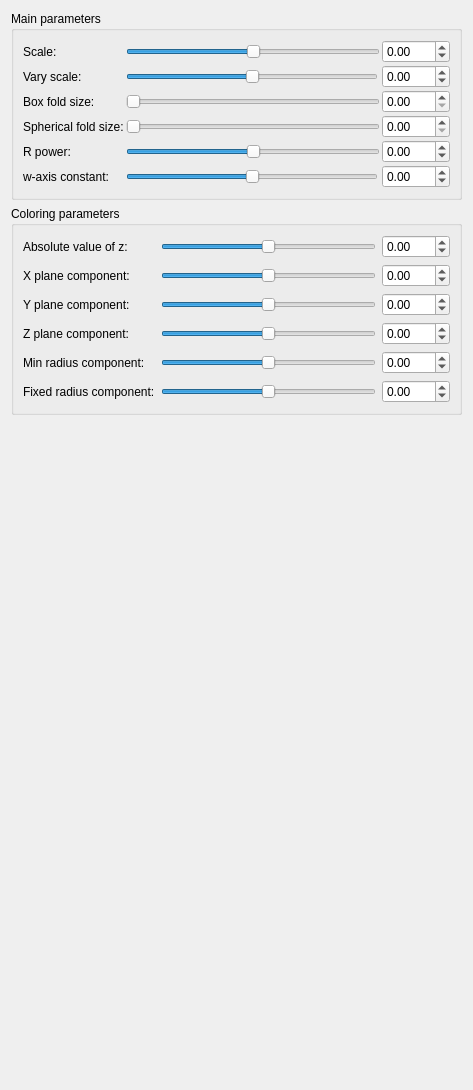
<?xml version="1.0" encoding="UTF-8"?>
<ui version="4.0">
 <class>Form</class>
 <widget class="QWidget" name="Form">
  <property name="geometry">
   <rect>
    <x>0</x>
    <y>0</y>
    <width>473</width>
    <height>1090</height>
   </rect>
  </property>
  <property name="windowTitle">
   <string>Form</string>
  </property>
  <layout class="QVBoxLayout" name="verticalLayout">
   <item>
    <widget class="QGroupBox" name="groupBox">
     <property name="title">
      <string>Main parameters</string>
     </property>
     <layout class="QVBoxLayout" name="verticalLayout_2">
      <item>
       <layout class="QGridLayout" name="gridLayout">
        <property name="spacing">
         <number>2</number>
        </property>
        <item row="3" column="0">
         <widget class="QLabel" name="label_9">
          <property name="text">
           <string>Spherical fold size:</string>
          </property>
         </widget>
        </item>
        <item row="4" column="0">
         <widget class="QLabel" name="label_10">
          <property name="text">
           <string>R power:</string>
          </property>
         </widget>
        </item>
        <item row="0" column="1" colspan="2">
         <widget class="QSlider" name="slider_mandelbox_scale">
          <property name="minimum">
           <number>-500</number>
          </property>
          <property name="maximum">
           <number>500</number>
          </property>
          <property name="singleStep">
           <number>1</number>
          </property>
          <property name="orientation">
           <enum>Qt::Horizontal</enum>
          </property>
         </widget>
        </item>
        <item row="1" column="1">
         <widget class="QSlider" name="slider_mandelbox_vary_scale_vary">
          <property name="minimum">
           <number>-500</number>
          </property>
          <property name="maximum">
           <number>500</number>
          </property>
          <property name="singleStep">
           <number>1</number>
          </property>
          <property name="orientation">
           <enum>Qt::Horizontal</enum>
          </property>
         </widget>
        </item>
        <item row="4" column="1" colspan="2">
         <widget class="QSlider" name="slider_mandelbox_vary_rpower">
          <property name="minimum">
           <number>-500</number>
          </property>
          <property name="maximum">
           <number>500</number>
          </property>
          <property name="singleStep">
           <number>1</number>
          </property>
          <property name="orientation">
           <enum>Qt::Horizontal</enum>
          </property>
         </widget>
        </item>
        <item row="3" column="1" colspan="2">
         <widget class="QSlider" name="slider_mandelbox_vary_minr">
          <property name="minimum">
           <number>0</number>
          </property>
          <property name="maximum">
           <number>5000</number>
          </property>
          <property name="singleStep">
           <number>1</number>
          </property>
          <property name="orientation">
           <enum>Qt::Horizontal</enum>
          </property>
         </widget>
        </item>
        <item row="2" column="1" colspan="2">
         <widget class="QSlider" name="slider_mandelbox_vary_fold">
          <property name="minimum">
           <number>0</number>
          </property>
          <property name="maximum">
           <number>5000</number>
          </property>
          <property name="singleStep">
           <number>1</number>
          </property>
          <property name="orientation">
           <enum>Qt::Horizontal</enum>
          </property>
         </widget>
        </item>
        <item row="2" column="0">
         <widget class="QLabel" name="label_8">
          <property name="text">
           <string>Box fold size:</string>
          </property>
         </widget>
        </item>
        <item row="0" column="0">
         <widget class="QLabel" name="label_7">
          <property name="text">
           <string>Scale:</string>
          </property>
         </widget>
        </item>
        <item row="2" column="3">
         <widget class="MyDoubleSpinBox" name="spinbox_mandelbox_vary_fold">
          <property name="prefix">
           <string/>
          </property>
          <property name="suffix">
           <string/>
          </property>
          <property name="decimals">
           <number>2</number>
          </property>
          <property name="minimum">
           <double>0.000000000000000</double>
          </property>
          <property name="maximum">
           <double>100.000000000000000</double>
          </property>
          <property name="singleStep">
           <double>0.100000000000000</double>
          </property>
         </widget>
        </item>
        <item row="3" column="3">
         <widget class="MyDoubleSpinBox" name="spinbox_mandelbox_vary_minr">
          <property name="prefix">
           <string/>
          </property>
          <property name="suffix">
           <string/>
          </property>
          <property name="decimals">
           <number>2</number>
          </property>
          <property name="minimum">
           <double>0.000000000000000</double>
          </property>
          <property name="maximum">
           <double>100.000000000000000</double>
          </property>
          <property name="singleStep">
           <double>0.100000000000000</double>
          </property>
         </widget>
        </item>
        <item row="4" column="3">
         <widget class="MyDoubleSpinBox" name="spinbox_mandelbox_vary_rpower">
          <property name="prefix">
           <string/>
          </property>
          <property name="suffix">
           <string/>
          </property>
          <property name="decimals">
           <number>2</number>
          </property>
          <property name="minimum">
           <double>-10.000000000000000</double>
          </property>
          <property name="maximum">
           <double>10.000000000000000</double>
          </property>
          <property name="singleStep">
           <double>0.100000000000000</double>
          </property>
         </widget>
        </item>
        <item row="1" column="0">
         <widget class="QLabel" name="label_12">
          <property name="text">
           <string>Vary scale:</string>
          </property>
         </widget>
        </item>
        <item row="0" column="3">
         <widget class="MyDoubleSpinBox" name="spinbox_mandelbox_scale">
          <property name="prefix">
           <string/>
          </property>
          <property name="suffix">
           <string/>
          </property>
          <property name="decimals">
           <number>2</number>
          </property>
          <property name="minimum">
           <double>-100.000000000000000</double>
          </property>
          <property name="maximum">
           <double>100.000000000000000</double>
          </property>
          <property name="singleStep">
           <double>0.100000000000000</double>
          </property>
         </widget>
        </item>
        <item row="1" column="3">
         <widget class="MyDoubleSpinBox" name="spinbox_mandelbox_vary_scale_vary">
          <property name="prefix">
           <string/>
          </property>
          <property name="suffix">
           <string/>
          </property>
          <property name="decimals">
           <number>2</number>
          </property>
          <property name="minimum">
           <double>-5.000000000000000</double>
          </property>
          <property name="maximum">
           <double>5.000000000000000</double>
          </property>
          <property name="singleStep">
           <double>0.100000000000000</double>
          </property>
         </widget>
        </item>
        <item row="5" column="0">
         <widget class="QLabel" name="label_11">
          <property name="text">
           <string>w-axis constant:</string>
          </property>
         </widget>
        </item>
        <item row="5" column="1">
         <widget class="QSlider" name="slider_mandelbox_vary_wadd">
          <property name="minimum">
           <number>-500</number>
          </property>
          <property name="maximum">
           <number>500</number>
          </property>
          <property name="singleStep">
           <number>1</number>
          </property>
          <property name="orientation">
           <enum>Qt::Horizontal</enum>
          </property>
         </widget>
        </item>
        <item row="5" column="3">
         <widget class="MyDoubleSpinBox" name="spinbox_mandelbox_vary_wadd">
          <property name="prefix">
           <string/>
          </property>
          <property name="suffix">
           <string/>
          </property>
          <property name="decimals">
           <number>2</number>
          </property>
          <property name="minimum">
           <double>-10.000000000000000</double>
          </property>
          <property name="maximum">
           <double>10.000000000000000</double>
          </property>
          <property name="singleStep">
           <double>0.100000000000000</double>
          </property>
         </widget>
        </item>
       </layout>
      </item>
     </layout>
    </widget>
   </item>
   <item>
    <widget class="QGroupBox" name="groupBox_4">
     <property name="title">
      <string>Coloring parameters</string>
     </property>
     <layout class="QGridLayout" name="gridLayout_5">
      <item row="0" column="0">
       <layout class="QGridLayout" name="gridLayout_4">
        <item row="4" column="0">
         <widget class="QLabel" name="label_28">
          <property name="text">
           <string>Min radius component:</string>
          </property>
         </widget>
        </item>
        <item row="2" column="0">
         <widget class="QLabel" name="label_26">
          <property name="text">
           <string>Y plane component:</string>
          </property>
         </widget>
        </item>
        <item row="2" column="1">
         <widget class="QSlider" name="slider3_mandelbox_color_y">
          <property name="minimum">
           <number>-500</number>
          </property>
          <property name="maximum">
           <number>500</number>
          </property>
          <property name="singleStep">
           <number>1</number>
          </property>
          <property name="orientation">
           <enum>Qt::Horizontal</enum>
          </property>
         </widget>
        </item>
        <item row="1" column="2">
         <widget class="MyDoubleSpinBox" name="spinbox3_mandelbox_color_x">
          <property name="prefix">
           <string/>
          </property>
          <property name="suffix">
           <string/>
          </property>
          <property name="decimals">
           <number>2</number>
          </property>
          <property name="minimum">
           <double>-100.000000000000000</double>
          </property>
          <property name="maximum">
           <double>100.000000000000000</double>
          </property>
          <property name="singleStep">
           <double>0.100000000000000</double>
          </property>
         </widget>
        </item>
        <item row="3" column="2">
         <widget class="MyDoubleSpinBox" name="spinbox3_mandelbox_color_z">
          <property name="prefix">
           <string/>
          </property>
          <property name="suffix">
           <string/>
          </property>
          <property name="decimals">
           <number>2</number>
          </property>
          <property name="minimum">
           <double>-100.000000000000000</double>
          </property>
          <property name="maximum">
           <double>100.000000000000000</double>
          </property>
          <property name="singleStep">
           <double>0.100000000000000</double>
          </property>
         </widget>
        </item>
        <item row="1" column="1">
         <widget class="QSlider" name="slider3_mandelbox_color_x">
          <property name="minimum">
           <number>-500</number>
          </property>
          <property name="maximum">
           <number>500</number>
          </property>
          <property name="singleStep">
           <number>1</number>
          </property>
          <property name="orientation">
           <enum>Qt::Horizontal</enum>
          </property>
         </widget>
        </item>
        <item row="1" column="0">
         <widget class="QLabel" name="label_25">
          <property name="text">
           <string>X plane component:</string>
          </property>
         </widget>
        </item>
        <item row="3" column="0">
         <widget class="QLabel" name="label_27">
          <property name="text">
           <string>Z plane component:</string>
          </property>
         </widget>
        </item>
        <item row="0" column="1">
         <widget class="QSlider" name="slider_mandelbox_color_R">
          <property name="minimum">
           <number>-500</number>
          </property>
          <property name="maximum">
           <number>500</number>
          </property>
          <property name="singleStep">
           <number>1</number>
          </property>
          <property name="orientation">
           <enum>Qt::Horizontal</enum>
          </property>
         </widget>
        </item>
        <item row="0" column="2">
         <widget class="MyDoubleSpinBox" name="spinbox_mandelbox_color_R">
          <property name="prefix">
           <string/>
          </property>
          <property name="suffix">
           <string/>
          </property>
          <property name="decimals">
           <number>2</number>
          </property>
          <property name="minimum">
           <double>-100.000000000000000</double>
          </property>
          <property name="maximum">
           <double>100.000000000000000</double>
          </property>
          <property name="singleStep">
           <double>0.100000000000000</double>
          </property>
         </widget>
        </item>
        <item row="3" column="1">
         <widget class="QSlider" name="slider3_mandelbox_color_z">
          <property name="minimum">
           <number>-500</number>
          </property>
          <property name="maximum">
           <number>500</number>
          </property>
          <property name="singleStep">
           <number>1</number>
          </property>
          <property name="orientation">
           <enum>Qt::Horizontal</enum>
          </property>
         </widget>
        </item>
        <item row="0" column="0">
         <widget class="QLabel" name="label_24">
          <property name="text">
           <string>Absolute value of z:</string>
          </property>
         </widget>
        </item>
        <item row="2" column="2">
         <widget class="MyDoubleSpinBox" name="spinbox3_mandelbox_color_y">
          <property name="prefix">
           <string/>
          </property>
          <property name="suffix">
           <string/>
          </property>
          <property name="decimals">
           <number>2</number>
          </property>
          <property name="minimum">
           <double>-100.000000000000000</double>
          </property>
          <property name="maximum">
           <double>100.000000000000000</double>
          </property>
          <property name="singleStep">
           <double>0.100000000000000</double>
          </property>
         </widget>
        </item>
        <item row="5" column="0">
         <widget class="QLabel" name="label_29">
          <property name="text">
           <string>Fixed radius component:</string>
          </property>
         </widget>
        </item>
        <item row="4" column="1">
         <widget class="QSlider" name="slider_mandelbox_color_Sp1">
          <property name="minimum">
           <number>-500</number>
          </property>
          <property name="maximum">
           <number>500</number>
          </property>
          <property name="singleStep">
           <number>1</number>
          </property>
          <property name="orientation">
           <enum>Qt::Horizontal</enum>
          </property>
         </widget>
        </item>
        <item row="5" column="1">
         <widget class="QSlider" name="slider_mandelbox_color_Sp2">
          <property name="minimum">
           <number>-500</number>
          </property>
          <property name="maximum">
           <number>500</number>
          </property>
          <property name="singleStep">
           <number>1</number>
          </property>
          <property name="orientation">
           <enum>Qt::Horizontal</enum>
          </property>
         </widget>
        </item>
        <item row="4" column="2">
         <widget class="MyDoubleSpinBox" name="spinbox_mandelbox_color_Sp1">
          <property name="prefix">
           <string/>
          </property>
          <property name="suffix">
           <string/>
          </property>
          <property name="decimals">
           <number>2</number>
          </property>
          <property name="minimum">
           <double>-100.000000000000000</double>
          </property>
          <property name="maximum">
           <double>100.000000000000000</double>
          </property>
          <property name="singleStep">
           <double>0.100000000000000</double>
          </property>
         </widget>
        </item>
        <item row="5" column="2">
         <widget class="MyDoubleSpinBox" name="spinbox_mandelbox_color_Sp2">
          <property name="prefix">
           <string/>
          </property>
          <property name="suffix">
           <string/>
          </property>
          <property name="decimals">
           <number>2</number>
          </property>
          <property name="minimum">
           <double>-100.000000000000000</double>
          </property>
          <property name="maximum">
           <double>100.000000000000000</double>
          </property>
          <property name="singleStep">
           <double>0.100000000000000</double>
          </property>
         </widget>
        </item>
       </layout>
      </item>
     </layout>
    </widget>
   </item>
   <item>
    <spacer name="verticalSpacer_2">
     <property name="orientation">
      <enum>Qt::Vertical</enum>
     </property>
     <property name="sizeHint" stdset="0">
      <size>
       <width>20</width>
       <height>40</height>
      </size>
     </property>
    </spacer>
   </item>
  </layout>
 </widget>
 <customwidgets>
  <customwidget>
   <class>MyDoubleSpinBox</class>
   <extends>QDoubleSpinBox</extends>
   <header>mydoublespinbox.h</header>
  </customwidget>
 </customwidgets>
 <resources/>
 <connections/>
</ui>
